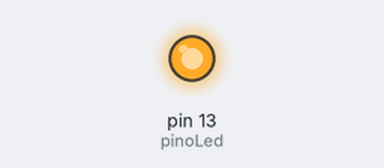
The sketch below on a simulated Arduino Uno, built with avr-gcc and run on an emulated ATmega328P. On the bench: output pins drawn as LEDs (lit = HIGH).

Above: at 0.1 s.
At 2.1 s:
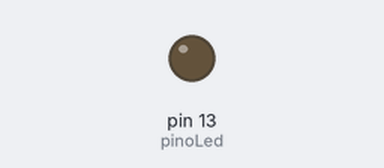
Timing chart, 0 to 3.6 s (numbered marks = the images above):
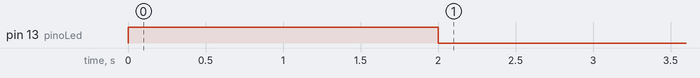

The sketch:

neat_robo1.ino
```cpp
int pinoLed = 13;

void setup()
{
  pinMode(pinoLed, OUTPUT);
  digitalWrite(pinoLed, HIGH);

  delay(2000); // milissegundos

  digitalWrite(pinoLed, LOW);
}

void loop()
{

}
```
